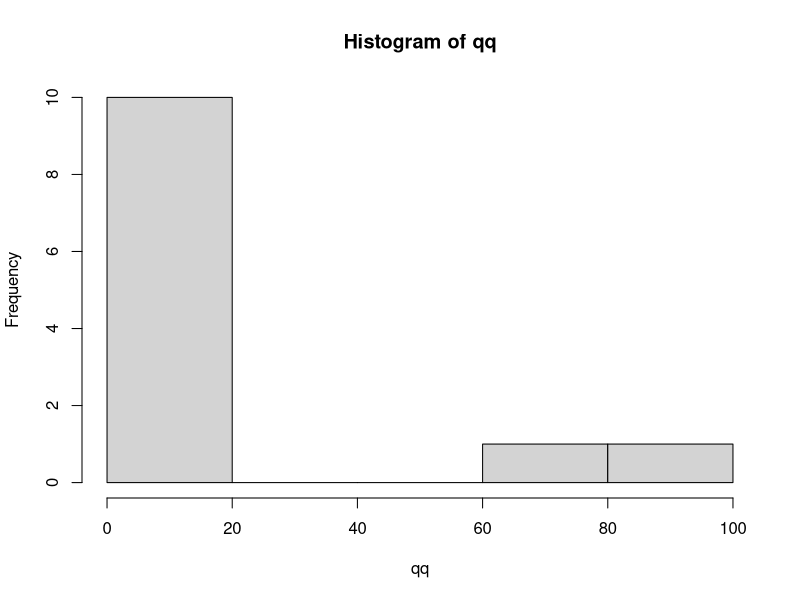
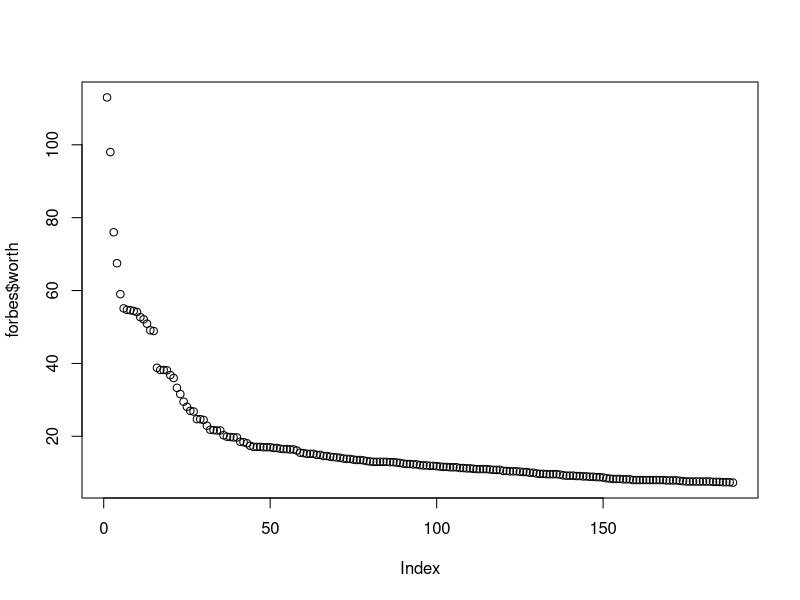
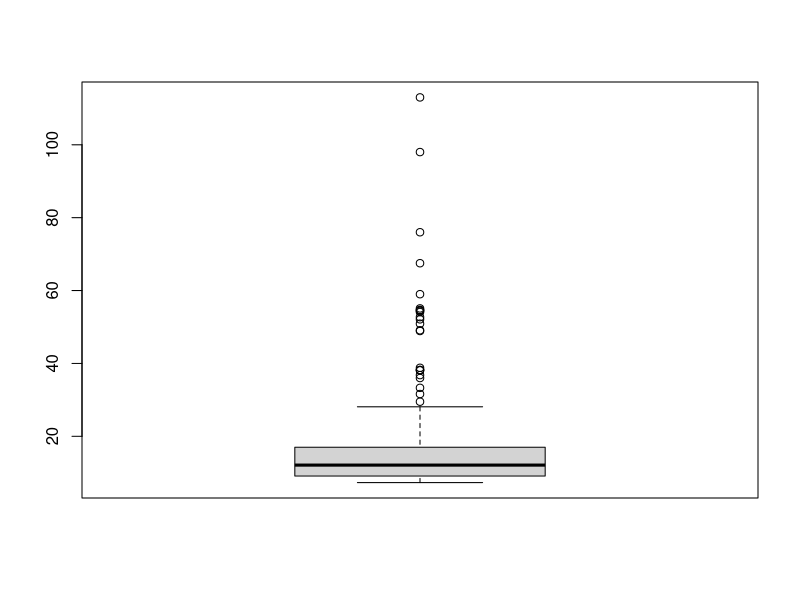
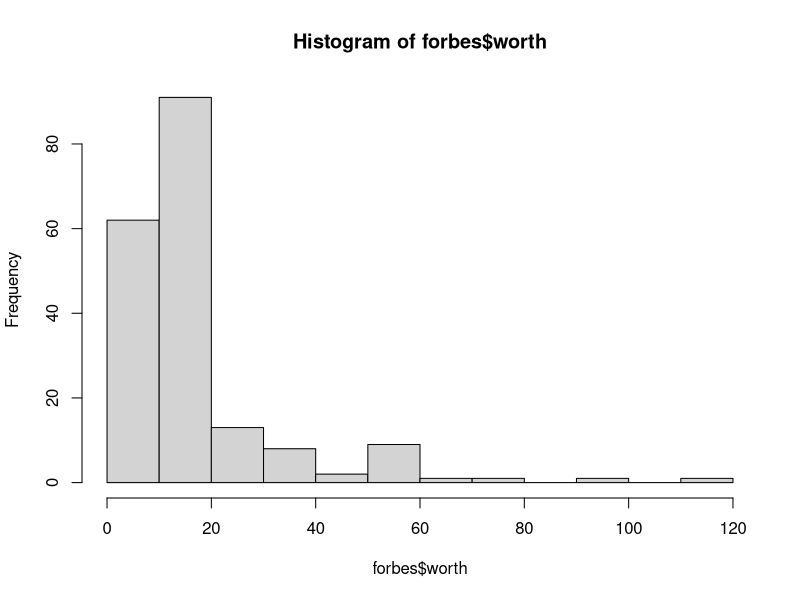
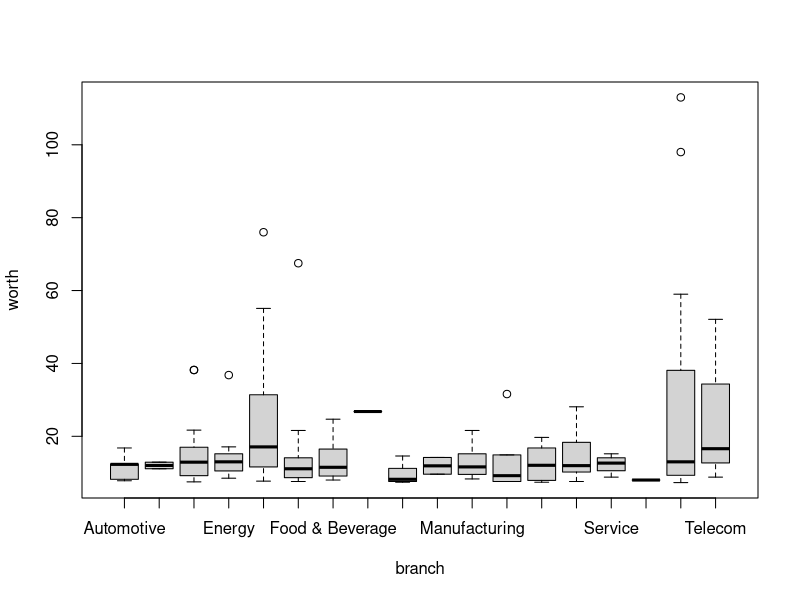
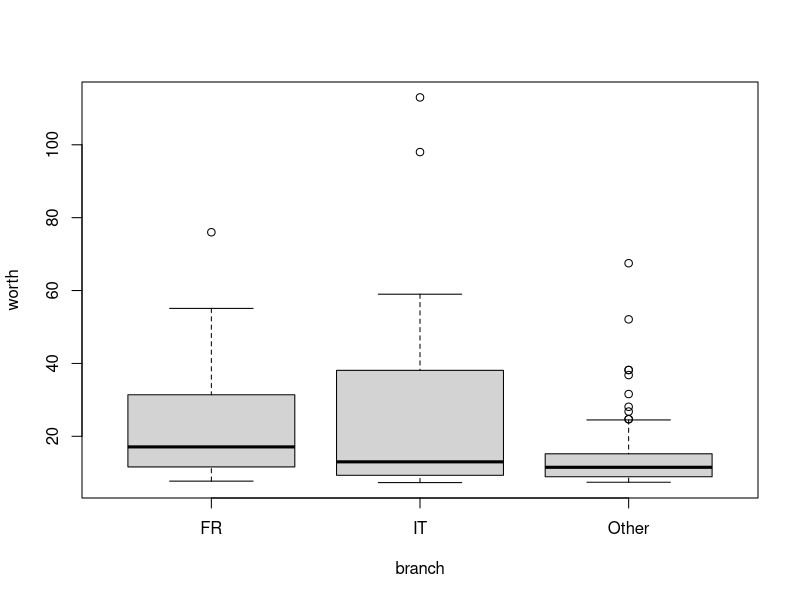
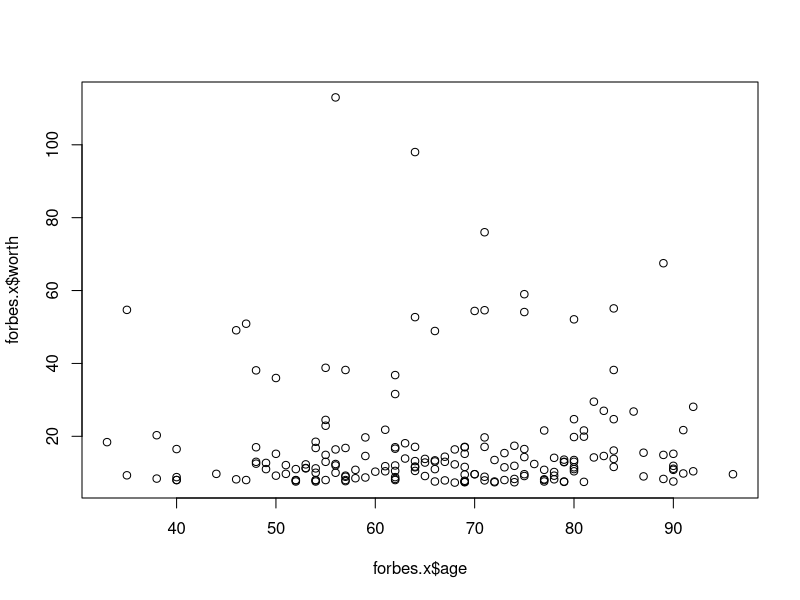
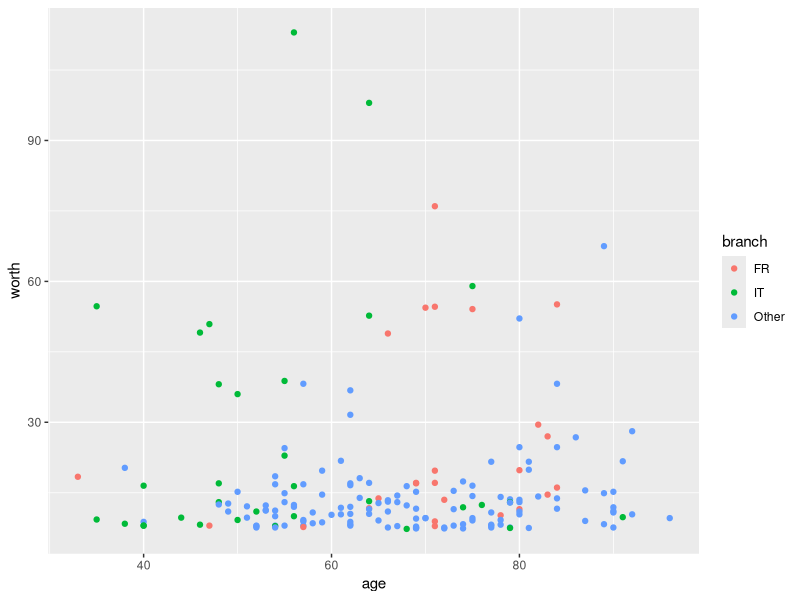

Recreate these plots in R, in order.
## R
## Minimalistic introduction


## Import data into frame (function csv.read):

forbes <- read.csv("FB2020.csv", dec=".", sep = ';',  header=T, na.string="NA");

## dec = determines decimal 
## sep = cell separation character (';')
## header = if there is a header with variable names (T) or not (F)
## na.string = determines how missing values are encodes (here as 'NA')

## examine structure
str(forbes)

## indexing
w  <- forbes[,3]
p <- forbes[1,]

p
w <- forbes$worth

billionares <- forbes[,"name"]
## or: billionares <- forbes$name

## Basic statistics again

summary(forbes$worth)
forbes.summary <- summary(forbes$worth)
str(forbes.summary)
forbes.summary[1]

## Extract atribute 'Median'
forbes.summary["Median"]
forbes.median <- forbes.summary["Median"]
forbes.median


forbes.mean  <- mean(forbes$age, na.rm = T)

## Printing results
print (forbes.mean)

## Formatted print
sprintf ("%.2f", forbes.mean)

summary(forbes)

## The distibution is extremly skew
forbes.table <- table(forbes$worth)

length(forbes.table)

forbes.table

cut(forbes$worth, breaks=seq(0,120, by=10))

qq <- table(cut(forbes$worth, breaks=seq(0,120, by=10)))

hist(qq)

## Core R can be extended by attaching libraries. Some
## libraries are very useful. Installing a library is very easy:
## install.packages("library") 

## Filtering/selecting/modyfing dataframes with dplyr/tidyverse

## Filtering rows
library("dplyr")
## install.packages("dplyr") 
## installation is automatic (upon confirmation) in RStudio

## filter all billionaires who are non US:
nonus.forbes <- filter(forbes, country != "US")
nonus.forbes

## Modification oprations can be connected to one sequence with %>% operator
## Example: filter some rows %>% select some columns:
nonus.forbes.worth <- filter(forbes, country != "US") %>% 
  select(worth)

## Compute total wealth:
sum(nonus.forbes.worth)

## Print all countries  without repetitions
select(forbes, country) %>% unique

## How many countries:
select(forbes, country) %>% unique %>% nrow

## alternative syntax:
forbes %>% select(country) %>% unique %>% nrow

## Grouping is useful for summarization
## Example: compute total wealth and number of billionaires by country 
by.country <- forbes %>% 
    group_by(country) %>% ## group by country
    summarise(t = sum(worth), n=n()) ## summarise (in groups)

## Print results
by.country

## #####################################################################
## Graphics
## default chart for list of numbers
## ####################################################################

plot (forbes$worth)
## boxplot
boxplot(forbes$worth)
## color= breaks
hist(forbes$worth)

## 
boxplot(worth ~ branch, data=forbes)
select(forbes, branch) %>% unique %>% nrow

## mutate = create new variables
forbes.x <- mutate(forbes, 
  branch = case_when(branch == "Technology" ~ "IT", 
                     branch == "Fashion & Retail" ~ "FR",
                     TRUE ~ "Other"))
forbes.x
boxplot(worth ~ branch, data=forbes.x)

## basic plot
## for two lists (XY-plot)
plot(forbes.x$age, forbes.x$worth)

## Much better quality graphics with ggplot2
##
library ("ggplot2")

#  quick-plot (default charts are generated based on data types)
qplot(data=forbes.x, age, worth, color=branch)
qplot(data=forbes.x, age, worth, facets = . ~ branch)


